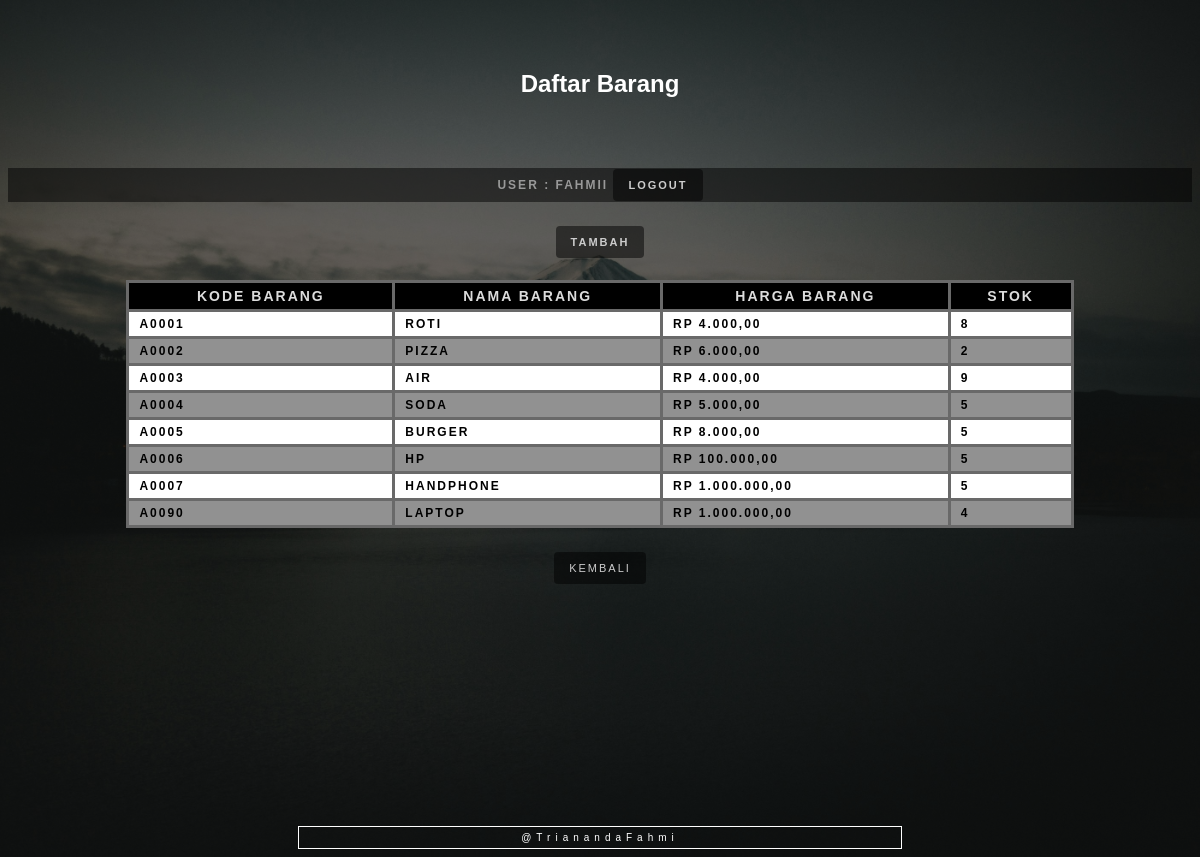
Screenshot of /bacaBarang.php (signed in) with the database file from the repository.
### tables this page shows
CREATE TABLE `barang` (
  `kodeBarang` char(5) NOT NULL,
  `namaBarang` varchar(40) NOT NULL,
  `hargaBarang` int(11) NOT NULL,
  `Stok` int(11) NOT NULL
);

### bacaBarang.php (the view, shortened to what this page needs)
<!doctype html>
<html>
<head>
	<link rel="stylesheet" href="tampilan.css">
</head>
<body>
	<?php
	include('crudBarang.php');
	?>
	<h2>Daftar Barang</h2>
	<?php
echo ("<h3 class='info'>User : $_SESSION[namauser] <a href='logoutuser.php' class='btn'>LOGOUT</a></h3><br> ");
$sql = "SELECT * from barang";
$data = bacaBarang($sql);
	?>
	</a><?php if ($role == "admin" || $role == "superadmin") {
			echo "<a href='tambahbarang.php' class='btn'><b>Tambah</b></a>";
		} ?>
	<center><b>
			<table style="margin: 30px;">
				<tr>
					<th>Kode barang</th>
					<th>Nama barang</th>
					<th>Harga barang</th>
					<th>Stok</th>
				</tr>
				<?php
				foreach ($data as $barang) {
					$kodeBarang = $barang['kodeBarang'];
					$namaBarang = $barang['namaBarang'];
					$hargaBarang = rupiah($barang['hargaBarang']);
					$Stok = $barang['Stok'];
					echo "
		<tr>
			<td>$kodeBarang</td>
			<td>$namaBarang</td>
			<td>$hargaBarang</td>
			<td>$Stok</td>";
				}
				?>
			</table>
		</b>
	</center>
	<a href="index.php" class='btn'>KEMBALI</a>
	<a href="#" class="footer">@TrianandaFahmi</a>
</body>
</html>

### tampilan.css (style rules this page uses)
* { -webkit-transition-property: all; -webkit-transition-duration: .2s; -moz-transition-timing-function: cubic-bezier(100, 50, 21, 6); -moz-transition-property: all; -moz-transition-timing-function: cubic-bezier(100, 50, 21, 6); }
body { background-image: linear-gradient(rgba(0, 0, 0, .5), rgba(0, 0, 0, .5)), url("image/BG2.jpg"); background-position: center; background-size: cover; text-align: center; font-family: 'Oswald', sans-serif; min-width: 800px; align-items: center; justify-content: center; }
table { min-width: 80%; border-collapse: collapse; color: #000000; font-size: 12px; text-decoration: none; letter-spacing: 2px; text-transform: uppercase; padding-bottom: 20px; }
table th { background: #000000; color: #DCDCDC; font-weight: bold; font-size: 14px; }
table th, table td { vertical-align: top; padding: 5px 10px; border: 3px solid #696969; }
table tr { background: #919191; }
table tr:nth-child(even) { background: #FFFFFF; }
h2 { color: #FFFFFF; padding: 50px; }
h3 { color: #FFFFFF; padding: 50px; padding-bottom: 20px; }
.btn { color: #ccc; background: rgba(0, 0, 0, 0.5); padding: 10px 15px; font-size: 11px; text-decoration: none; letter-spacing: 2px; text-transform: uppercase; border-radius: 4px; }
.info { color: #999; background: rgba(0, 0, 0, 0.5); padding: 10px 20px; font-size: 12px; text-decoration: none; letter-spacing: 2px; text-transform: uppercase; }
.footer { font-size: 10px; color: #fff; clear: both; display: block; letter-spacing: 5px; border: 1px solid #fff; padding: 5px; text-decoration: none; width: 50%; margin: auto; margin-top: 250px; }

### rows the page displays
barang: kodeBarang "A0001", namaBarang "ROTI", hargaBarang "RP 4.000,00", Stok "8"
barang: kodeBarang "A0002", namaBarang "PIZZA", hargaBarang "RP 6.000,00", Stok "2"
barang: kodeBarang "A0003", namaBarang "AIR", hargaBarang "RP 4.000,00", Stok "9"
barang: kodeBarang "A0004", namaBarang "SODA", hargaBarang "RP 5.000,00", Stok "5"
barang: kodeBarang "A0005", namaBarang "BURGER", hargaBarang "RP 8.000,00", Stok "5"
barang: kodeBarang "A0006", namaBarang "HP", hargaBarang "RP 100.000,00", Stok "5"
barang: kodeBarang "A0007", namaBarang "HANDPHONE", hargaBarang "RP 1.000.000,00", Stok "5"
barang: kodeBarang "A0090", namaBarang "LAPTOP", hargaBarang "RP 1.000.000,00", Stok "4"

### other values shown
$_SESSION[namauser] "FAHMII"
